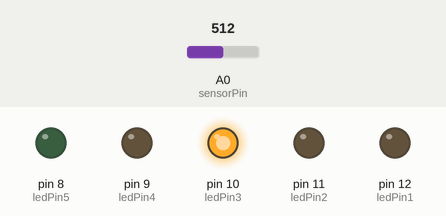
Bench run of a sketch on a simulated Arduino Uno, built with avr-gcc and run on an emulated ATmega328P. Shown: output pins drawn as LEDs (lit = HIGH). Inputs (shaded band) come from the test bench; at power-on: A0 (sensorPin) = 512.

Above: at 1.2 s.
1.3 s: A0 (sensorPin) set to 592
2.8 s: A0 (sensorPin) set to 614
At 4.0 s:
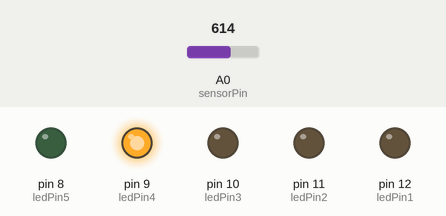
4.3 s: A0 (sensorPin) set to 791
5.8 s: A0 (sensorPin) set to 818
At 6.4 s:
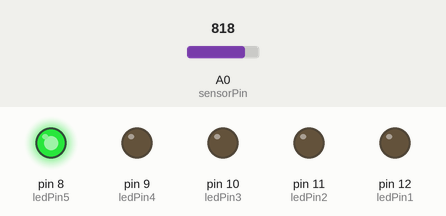
7.3 s: A0 (sensorPin) set to 306
At 7.6 s:
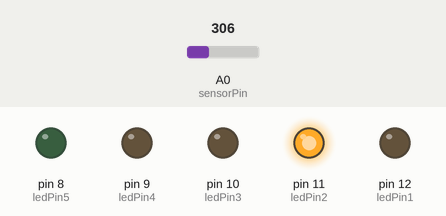
8.8 s: A0 (sensorPin) set to 381
10.3 s: A0 (sensorPin) set to 406
At 11.1 s:
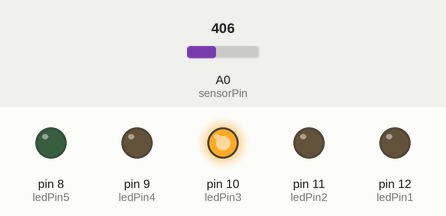
Timing chart, 0 to 12.8 s (numbered marks = the images above; inputs shaded):
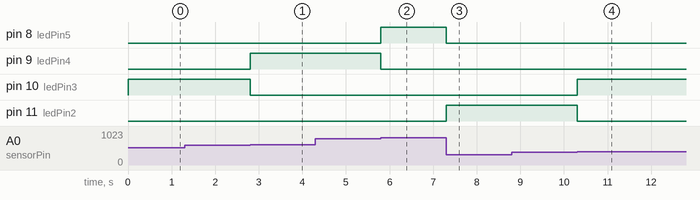

Measured:
- the behaviour switches between 599 and 600 on A0 (sensorPin) (found by bisection; images 0 and 1)
- the behaviour switches between 799 and 800 on A0 (sensorPin) (found by bisection; images 1 and 2)
- the behaviour switches between 399 and 400 on A0 (sensorPin) (found by bisection; images 3 and 4)
- after the input at 1.3 s, every drawn part: stays the same
- after the input at 2.8 s, pin 9 (ledPin4): LOW → HIGH at once; pin 10 (ledPin3): HIGH → LOW at once
- after the input at 4.3 s, every drawn part: stays the same
- after the input at 5.8 s, pin 8 (ledPin5): LOW → HIGH at once; pin 9 (ledPin4): HIGH → LOW at once
- after the input at 7.3 s, pin 8 (ledPin5): HIGH → LOW at once; pin 11 (ledPin2): LOW → HIGH at once
- after the input at 8.8 s, every drawn part: stays the same
- after the input at 10.3 s, pin 10 (ledPin3): LOW → HIGH at once; pin 11 (ledPin2): HIGH → LOW at once

The sketch:

sketch.ino
```cpp
const int buttonPin = 8;
const int ledPin1 = 12;
const int ledPin2 = 11;
const int ledPin3 = 10;
const int ledPin4 = 9;
const int ledPin5 = 8;
const int sensorPin = A0;
int sensorValue = 0;
void setup() {

  pinMode(ledPin1, OUTPUT);
  pinMode(ledPin2, OUTPUT);
  pinMode(ledPin3, OUTPUT);
  pinMode(ledPin4, OUTPUT);
  pinMode(ledPin5, OUTPUT);
  pinMode(sensorPin, INPUT);
  digitalWrite(ledPin1, LOW);
  digitalWrite(ledPin2, LOW);
  digitalWrite(ledPin3, LOW);
  digitalWrite(ledPin4, LOW);
  digitalWrite(ledPin5, LOW);
}

void loop() {

sensorValue = analogRead(sensorPin)/200;
switch (sensorValue) {
  case 0:
  digitalWrite(ledPin1, HIGH);
  digitalWrite(ledPin2, LOW);
  digitalWrite(ledPin3, LOW);
  digitalWrite(ledPin4, LOW);
  digitalWrite(ledPin5, LOW);
    break;
  case 1:
  digitalWrite(ledPin1, LOW);
  digitalWrite(ledPin2, HIGH);
  digitalWrite(ledPin3, LOW);
  digitalWrite(ledPin4, LOW);
  digitalWrite(ledPin5, LOW);
    break;
  case 2:
  digitalWrite(ledPin1, LOW);
  digitalWrite(ledPin2, LOW);
  digitalWrite(ledPin3, HIGH);
  digitalWrite(ledPin4, LOW);
  digitalWrite(ledPin5, LOW);
   break;
  case 3:
  digitalWrite(ledPin1, LOW);
  digitalWrite(ledPin2, LOW);
  digitalWrite(ledPin3, LOW);
  digitalWrite(ledPin4, HIGH);
  digitalWrite(ledPin5, LOW);
   break;
  case 4:
   digitalWrite(ledPin1, LOW);
  digitalWrite(ledPin2, LOW);
  digitalWrite(ledPin3, LOW);
  digitalWrite(ledPin4, LOW);
  digitalWrite(ledPin5, HIGH);
    break;
}
//delay (100);
}
```
